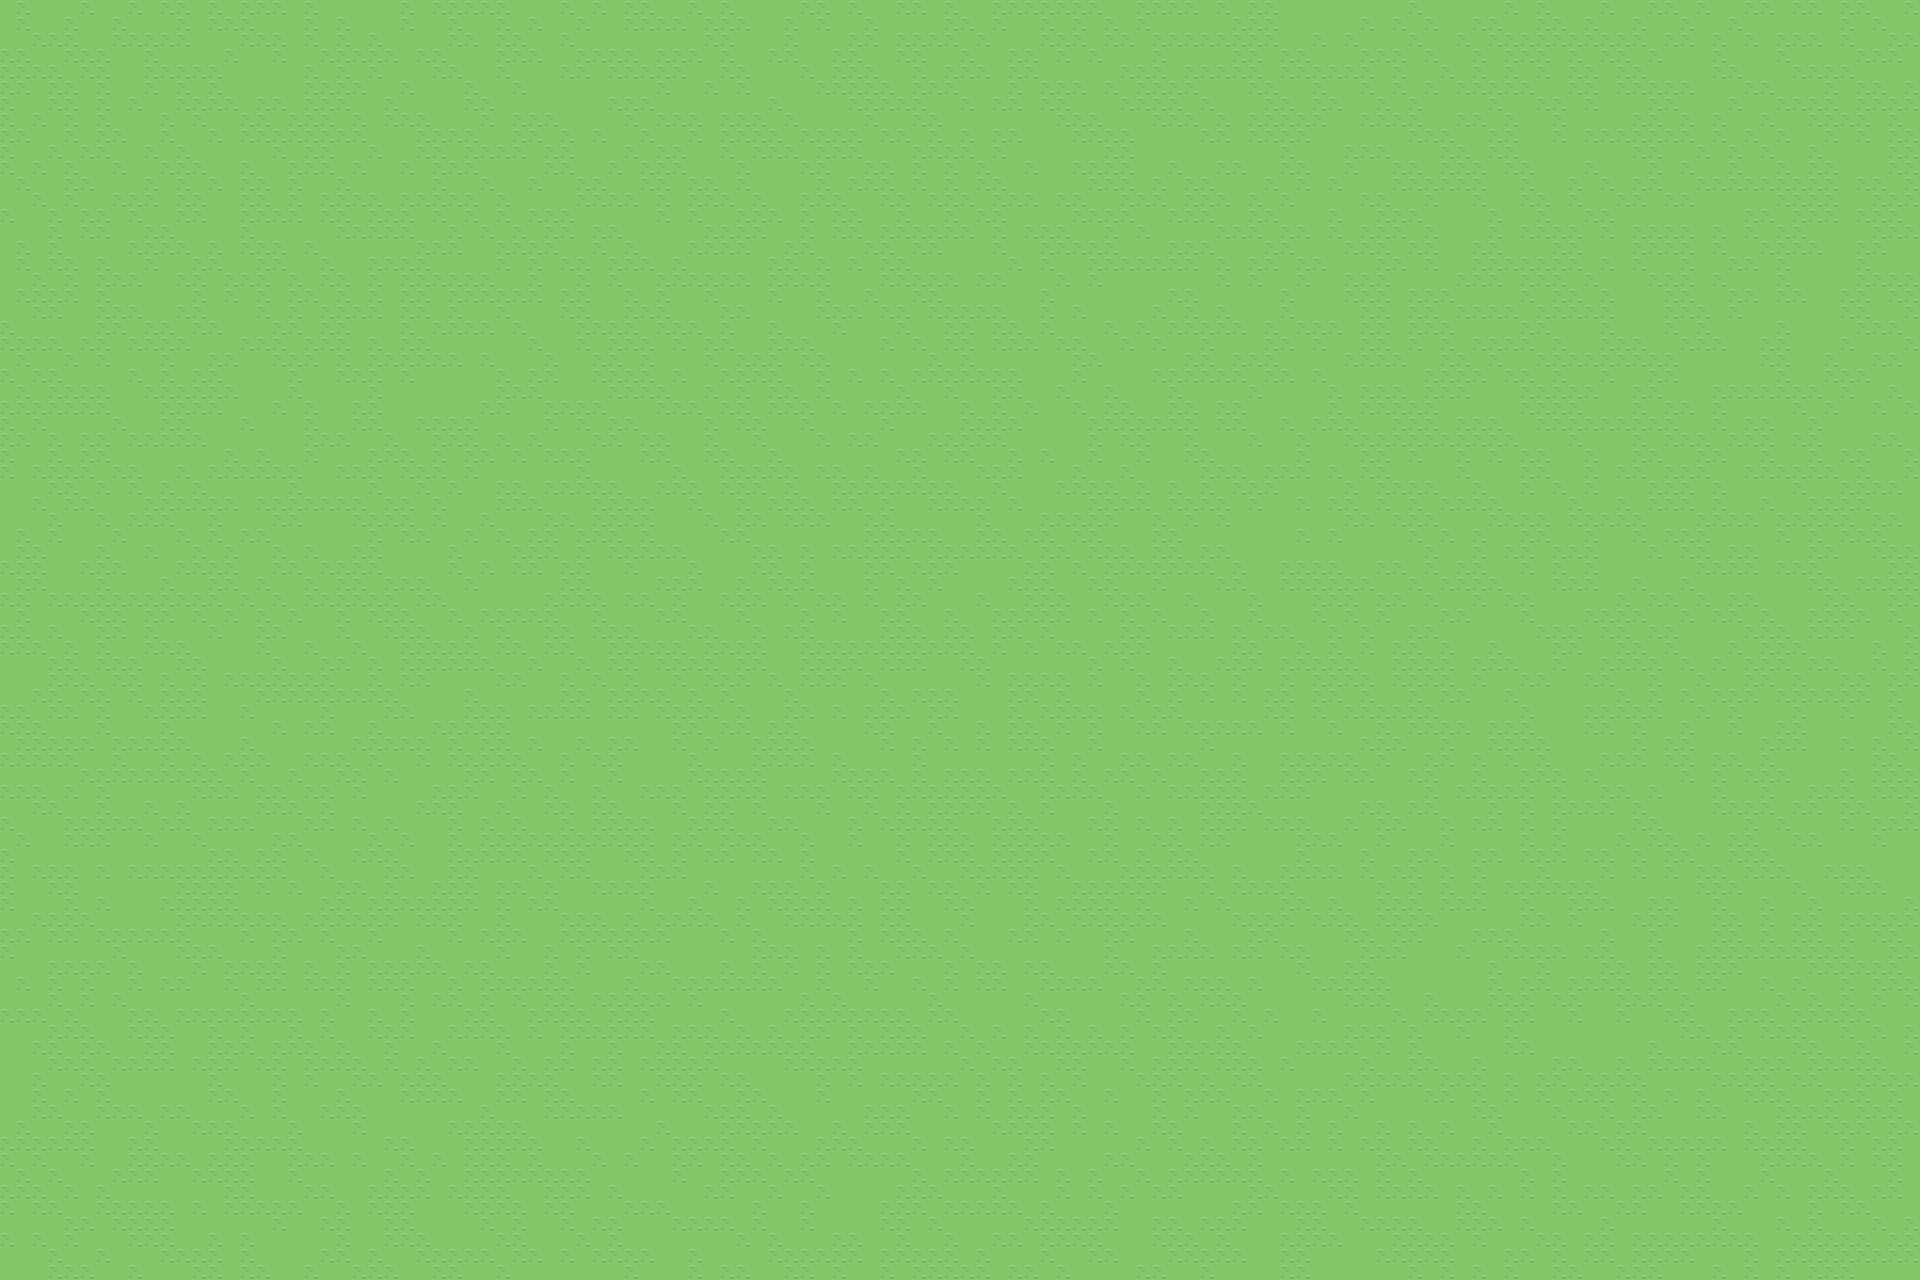

This game map was drawn from its Tiled (.tmx) file and the tilesets committed beside it. A one-line description and the trimmed map source follow:
An orthogonal 120x80 tile map with 16x16 px tiles, 1 tile layer (Tile Layer 1), 3 tilesets and 2 objects (1, player).

<map version="1.10" tiledversion="1.10.2" orientation="orthogonal" renderorder="right-down" width="120" height="80" tilewidth="16" tileheight="16" infinite="0" nextlayerid="9" nextobjectid="45">
 <tileset firstgid="1" source="../graphics/tinytowntest.tsx" />
 <tileset firstgid="133" source="roguelikeIndoor_transparent.tsx" />
 <tileset firstgid="575" source="Grass.tsx" />
 <layer id="7" name="Tile Layer 1" width="120" height="80">
  <data>[9600 cells, 9600 non-empty, 2 distinct tile ids]</data>
 </layer>
 <objectgroup id="8" name="Object Layer 1">
  <object id="43" name="teleport" type="1" x="741" y="1209" width="186" height="59" />
  <object id="44" name="player" x="946" y="1001" width="29" height="35" />
 </objectgroup>
</map>
